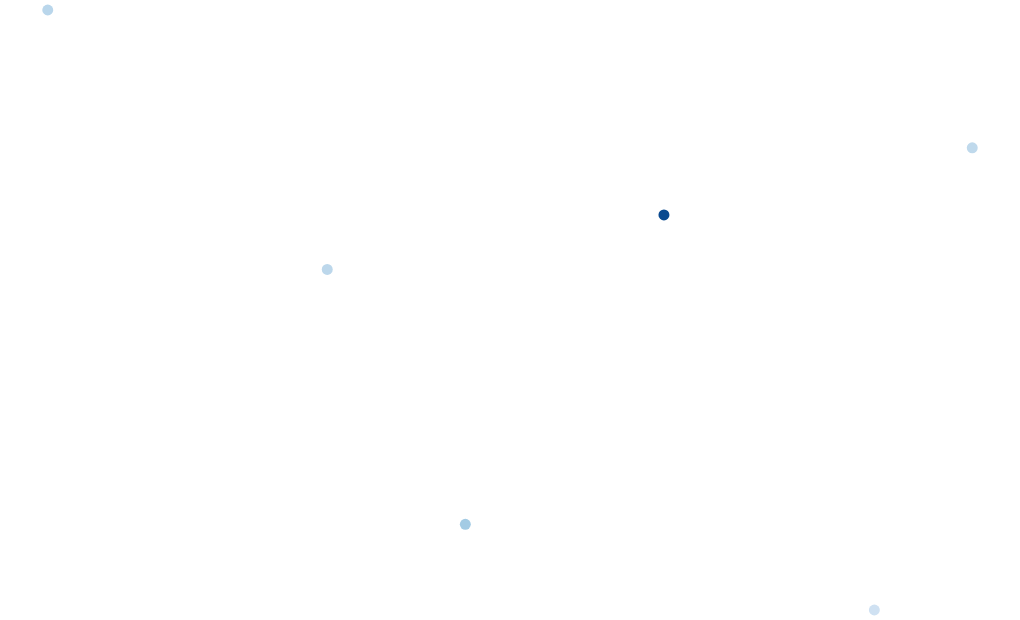

Vega-Lite specification for this chart:
### Vega-Lite specification from a JSON file in a GitHub repository (floating-point values rounded to 4 significant figures)
{"$schema": "https://vega.github.io/schema/vega-lite/v6.json", "padding": 5, "autosize": "none", "width": 500, "height": 300, "data": {"values": [{"city": "Seattle", "lon": -122.3, "lat": 47.61, "pop": 0.74, "kind": "port"}, {"city": "Denver", "lon": -105.0, "lat": 39.74, "pop": 0.71, "kind": "hub"}, {"city": "Austin", "lon": -97.74, "lat": 30.27, "pop": 0.96, "kind": "hub"}, {"city": "Chicago", "lon": -87.63, "lat": 41.88, "pop": 2.7, "kind": "hub"}, {"city": "Boston", "lon": -71.06, "lat": 42.36, "pop": 0.68, "kind": "port"}, {"city": "Miami", "lon": -80.19, "lat": 25.76, "pop": 0.47, "kind": "port"}, {"city": "Seattle", "lon": -122.3, "lat": 47.61, "pop": 0.74, "kind": "port"}, {"city": "Denver", "lon": -105.0, "lat": 39.74, "pop": 0.71, "kind": "hub"}, {"city": "Austin", "lon": -97.74, "lat": 30.27, "pop": 0.96, "kind": "hub"}]}, "projection": {"type": "albersUsa"}, "mark": "circle", "encoding": {"longitude": {"field": "lon", "type": "quantitative"}, "latitude": {"field": "lat", "type": "quantitative"}, "color": {"aggregate": "mean", "field": "pop", "type": "quantitative"}}}
